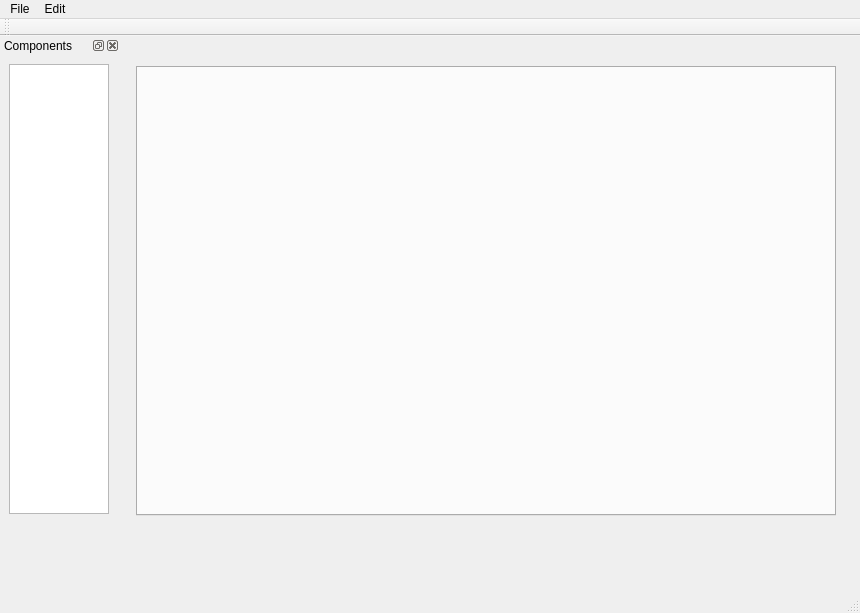
<?xml version="1.0" encoding="UTF-8"?>
<ui version="4.0">
 <class>MainWindow</class>
 <widget class="QMainWindow" name="MainWindow">
  <property name="geometry">
   <rect>
    <x>0</x>
    <y>0</y>
    <width>860</width>
    <height>613</height>
   </rect>
  </property>
  <property name="windowTitle">
   <string>Digital Logic Circuit Simulator - UTC2</string>
  </property>
  <property name="windowIcon">
   <iconset resource="resources.qrc">
    <normaloff>:/icons/images/windowIcon.png</normaloff>:/icons/images/windowIcon.png</iconset>
  </property>
  <widget class="QWidget" name="centralwidget">
   <widget class="QTabWidget" name="tabWidget">
    <property name="geometry">
     <rect>
      <x>10</x>
      <y>30</y>
      <width>700</width>
      <height>450</height>
     </rect>
    </property>
    <property name="minimumSize">
     <size>
      <width>700</width>
      <height>450</height>
     </size>
    </property>
    <property name="maximumSize">
     <size>
      <width>700</width>
      <height>450</height>
     </size>
    </property>
    <property name="baseSize">
     <size>
      <width>500</width>
      <height>500</height>
     </size>
    </property>
    <property name="mouseTracking">
     <bool>true</bool>
    </property>
    <property name="tabsClosable">
     <bool>true</bool>
    </property>
   </widget>
  </widget>
  <widget class="QStatusBar" name="statusbar"/>
  <widget class="QDockWidget" name="dockComponents">
   <property name="minimumSize">
    <size>
     <width>120</width>
     <height>544</height>
    </size>
   </property>
   <property name="maximumSize">
    <size>
     <width>120</width>
     <height>544</height>
    </size>
   </property>
   <property name="windowTitle">
    <string>Components</string>
   </property>
   <attribute name="dockWidgetArea">
    <number>1</number>
   </attribute>
   <widget class="QWidget" name="dockWidgetContents_7">
    <layout class="QHBoxLayout" name="horizontalLayout_2">
     <item alignment="Qt::AlignmentFlag::AlignLeft|Qt::AlignmentFlag::AlignTop">
      <widget class="QListWidget" name="componentList">
       <property name="minimumSize">
        <size>
         <width>100</width>
         <height>450</height>
        </size>
       </property>
       <property name="maximumSize">
        <size>
         <width>100</width>
         <height>450</height>
        </size>
       </property>
      </widget>
     </item>
    </layout>
   </widget>
  </widget>
  <widget class="QToolBar" name="toolBar">
   <property name="windowTitle">
    <string>toolBar</string>
   </property>
   <attribute name="toolBarArea">
    <enum>TopToolBarArea</enum>
   </attribute>
   <attribute name="toolBarBreak">
    <bool>false</bool>
   </attribute>
  </widget>
  <widget class="QMenuBar" name="menubar">
   <property name="geometry">
    <rect>
     <x>0</x>
     <y>0</y>
     <width>860</width>
     <height>25</height>
    </rect>
   </property>
   <widget class="QMenu" name="menuFile">
    <property name="title">
     <string>File</string>
    </property>
    <addaction name="actionNew"/>
    <addaction name="actionOpen"/>
    <addaction name="actionSave"/>
   </widget>
   <widget class="QMenu" name="menuEdit_2">
    <property name="title">
     <string>Edit</string>
    </property>
    <addaction name="actionConfig"/>
    <addaction name="actionUndo"/>
    <addaction name="actionRedo"/>
   </widget>
   <addaction name="menuFile"/>
   <addaction name="menuEdit_2"/>
  </widget>
  <action name="actionNew">
   <property name="icon">
    <iconset resource="resources.qrc">
     <normaloff>:/icons/images/new.png</normaloff>:/icons/images/new.png</iconset>
   </property>
   <property name="text">
    <string>New File</string>
   </property>
   <property name="toolTip">
    <string>Create a new file</string>
   </property>
   <property name="shortcut">
    <string>Ctrl+N</string>
   </property>
   <property name="menuRole">
    <enum>QAction::MenuRole::ApplicationSpecificRole</enum>
   </property>
  </action>
  <action name="actionOpen">
   <property name="icon">
    <iconset resource="resources.qrc">
     <normaloff>:/icons/images/open.png</normaloff>:/icons/images/open.png</iconset>
   </property>
   <property name="text">
    <string>Open File</string>
   </property>
   <property name="toolTip">
    <string>Open a file</string>
   </property>
   <property name="shortcut">
    <string>Ctrl+O</string>
   </property>
   <property name="menuRole">
    <enum>QAction::MenuRole::ApplicationSpecificRole</enum>
   </property>
  </action>
  <action name="actionSave">
   <property name="icon">
    <iconset resource="resources.qrc">
     <normaloff>:/icons/images/save.png</normaloff>:/icons/images/save.png</iconset>
   </property>
   <property name="text">
    <string>Save </string>
   </property>
   <property name="toolTip">
    <string>Save current file</string>
   </property>
   <property name="shortcut">
    <string>Ctrl+S</string>
   </property>
   <property name="menuRole">
    <enum>QAction::MenuRole::ApplicationSpecificRole</enum>
   </property>
  </action>
  <action name="actionConfig">
   <property name="icon">
    <iconset resource="resources.qrc">
     <normaloff>:/icons/images/config.png</normaloff>:/icons/images/config.png</iconset>
   </property>
   <property name="text">
    <string>Config</string>
   </property>
   <property name="toolTip">
    <string>Change your own settings</string>
   </property>
   <property name="shortcut">
    <string>Ctrl+G</string>
   </property>
   <property name="menuRole">
    <enum>QAction::MenuRole::ApplicationSpecificRole</enum>
   </property>
  </action>
  <action name="actionUndo">
   <property name="icon">
    <iconset resource="resources.qrc">
     <normaloff>:/icons/images/undo.png</normaloff>:/icons/images/undo.png</iconset>
   </property>
   <property name="text">
    <string>Undo</string>
   </property>
   <property name="shortcut">
    <string>Ctrl+Z</string>
   </property>
  </action>
  <action name="actionRedo">
   <property name="icon">
    <iconset resource="resources.qrc">
     <normaloff>:/icons/images/redo.png</normaloff>:/icons/images/redo.png</iconset>
   </property>
   <property name="text">
    <string>Redo</string>
   </property>
   <property name="shortcut">
    <string>Ctrl+Y</string>
   </property>
  </action>
 </widget>
 <resources>
  <include location="resources.qrc"/>
 </resources>
 <connections/>
</ui>
